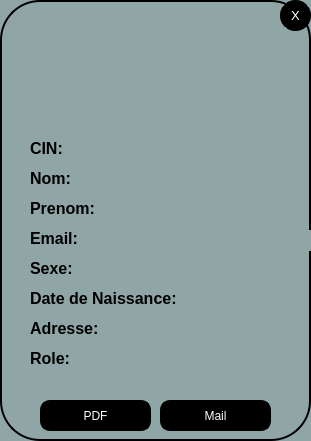
    <widget class="QWidget" name="affichage" native="true">
     <property name="geometry">
      <rect>
       <x>313</x>
       <y>50</y>
       <width>311</width>
       <height>441</height>
      </rect>
     </property>
     <property name="styleSheet">
      <string notr="true">border: 1.5px solid black;
border-radius: 40px;
background-color:rgb(144, 166, 166);
</string>
     </property>
     <widget class="QLabel" name="label_33">
      <property name="geometry">
       <rect>
        <x>30</x>
        <y>133</y>
        <width>51</width>
        <height>30</height>
       </rect>
      </property>
      <property name="minimumSize">
       <size>
        <width>0</width>
        <height>30</height>
       </size>
      </property>
      <property name="font">
       <font>
        <pointsize>12</pointsize>
        <weight>75</weight>
        <bold>true</bold>
       </font>
      </property>
      <property name="styleSheet">
       <string notr="true">border: none;</string>
      </property>
      <property name="text">
       <string>CIN:</string>
      </property>
     </widget>
     <widget class="QTextBrowser" name="cin_text_2">
      <property name="geometry">
       <rect>
        <x>70</x>
        <y>139</y>
        <width>191</width>
        <height>21</height>
       </rect>
      </property>
      <property name="font">
       <font>
        <family>Calibri</family>
        <pointsize>14</pointsize>
       </font>
      </property>
      <property name="styleSheet">
       <string notr="true">border: none;
color: rgb(255, 255, 255);</string>
      </property>
      <property name="verticalScrollBarPolicy">
       <enum>Qt::ScrollBarAlwaysOff</enum>
      </property>
      <property name="horizontalScrollBarPolicy">
       <enum>Qt::ScrollBarAlwaysOff</enum>
      </property>
      <property name="sizeAdjustPolicy">
       <enum>QAbstractScrollArea::AdjustToContents</enum>
      </property>
      <property name="html">
       <string>&lt;!DOCTYPE HTML PUBLIC &quot;-//W3C//DTD HTML 4.0//EN&quot; &quot;http://www.w3.org/TR/REC-html40/strict.dtd&quot;&gt;
&lt;html&gt;&lt;head&gt;&lt;meta name=&quot;qrichtext&quot; content=&quot;1&quot; /&gt;&lt;style type=&quot;text/css&quot;&gt;
p, li { white-space: pre-wrap; }
&lt;/style&gt;&lt;/head&gt;&lt;body style=&quot; font-family:'Calibri'; font-size:14pt; font-weight:400; font-style:normal;&quot;&gt;
&lt;p style=&quot;-qt-paragraph-type:empty; margin-top:0px; margin-bottom:0px; margin-left:0px; margin-right:0px; -qt-block-indent:0; text-indent:0px; font-family:'MS Shell Dlg 2'; font-size:8.25pt;&quot;&gt;&lt;br /&gt;&lt;/p&gt;&lt;/body&gt;&lt;/html&gt;</string>
      </property>
     </widget>
     <widget class="QLabel" name="label_34">
      <property name="geometry">
       <rect>
        <x>30</x>
        <y>163</y>
        <width>51</width>
        <height>30</height>
       </rect>
      </property>
      <property name="minimumSize">
       <size>
        <width>0</width>
        <height>30</height>
       </size>
      </property>
      <property name="font">
       <font>
        <pointsize>12</pointsize>
        <weight>75</weight>
        <bold>true</bold>
       </font>
      </property>
      <property name="styleSheet">
       <string notr="true">border: none;</string>
      </property>
      <property name="text">
       <string>Nom:</string>
      </property>
     </widget>
     <widget class="QLabel" name="label_35">
      <property name="geometry">
       <rect>
        <x>30</x>
        <y>193</y>
        <width>71</width>
        <height>30</height>
       </rect>
      </property>
      <property name="minimumSize">
       <size>
        <width>0</width>
        <height>30</height>
       </size>
      </property>
      <property name="font">
       <font>
        <pointsize>12</pointsize>
        <weight>75</weight>
        <bold>true</bold>
       </font>
      </property>
      <property name="styleSheet">
       <string notr="true">border: none;</string>
      </property>
      <property name="text">
       <string>Prenom:</string>
      </property>
     </widget>
     <widget class="QLabel" name="label_36">
      <property name="geometry">
       <rect>
        <x>30</x>
        <y>223</y>
        <width>61</width>
        <height>30</height>
       </rect>
      </property>
      <property name="minimumSize">
       <size>
        <width>0</width>
        <height>30</height>
       </size>
      </property>
      <property name="font">
       <font>
        <pointsize>12</pointsize>
        <weight>75</weight>
        <bold>true</bold>
       </font>
      </property>
      <property name="styleSheet">
       <string notr="true">border: none;</string>
      </property>
      <property name="text">
       <string>Email:</string>
      </property>
     </widget>
     <widget class="QLabel" name="label_37">
      <property name="geometry">
       <rect>
        <x>30</x>
        <y>253</y>
        <width>61</width>
        <height>30</height>
       </rect>
      </property>
      <property name="minimumSize">
       <size>
        <width>0</width>
        <height>30</height>
       </size>
      </property>
      <property name="font">
       <font>
        <pointsize>12</pointsize>
        <weight>75</weight>
        <bold>true</bold>
       </font>
      </property>
      <property name="styleSheet">
       <string notr="true">border: none;</string>
      </property>
      <property name="text">
       <string>Sexe:</string>
      </property>
     </widget>
     <widget class="QLabel" name="label_38">
      <property name="geometry">
       <rect>
        <x>30</x>
        <y>283</y>
        <width>191</width>
        <height>30</height>
       </rect>
      </property>
      <property name="minimumSize">
       <size>
        <width>0</width>
        <height>30</height>
       </size>
      </property>
      <property name="font">
       <font>
        <pointsize>12</pointsize>
        <weight>75</weight>
        <bold>true</bold>
       </font>
      </property>
      <property name="styleSheet">
       <string notr="true">border: none;</string>
      </property>
      <property name="text">
       <string>Date de Naissance:</string>
      </property>
     </widget>
     <widget class="QLabel" name="label_39">
      <property name="geometry">
       <rect>
        <x>30</x>
        <y>313</y>
        <width>71</width>
        <height>30</height>
       </rect>
      </property>
      <property name="minimumSize">
       <size>
        <width>0</width>
        <height>30</height>
       </size>
      </property>
      <property name="font">
       <font>
        <pointsize>12</pointsize>
        <weight>75</weight>
        <bold>true</bold>
       </font>
      </property>
      <property name="styleSheet">
       <string notr="true">border: none;</string>
      </property>
      <property name="text">
       <string>Adresse:</string>
      </property>
     </widget>
     <widget class="QLabel" name="label_40">
      <property name="geometry">
       <rect>
        <x>30</x>
        <y>343</y>
        <width>61</width>
        <height>30</height>
       </rect>
      </property>
      <property name="minimumSize">
       <size>
        <width>0</width>
        <height>30</height>
       </size>
      </property>
      <property name="font">
       <font>
        <pointsize>12</pointsize>
        <weight>75</weight>
        <bold>true</bold>
       </font>
      </property>
      <property name="styleSheet">
       <string notr="true">border: none;</string>
      </property>
      <property name="text">
       <string>Role:</string>
      </property>
     </widget>
     <widget class="QLabel" name="label_logo_3">
      <property name="geometry">
       <rect>
        <x>80</x>
        <y>50</y>
        <width>151</width>
        <height>41</height>
       </rect>
      </property>
      <property name="layoutDirection">
       <enum>Qt::LeftToRight</enum>
      </property>
      <property name="autoFillBackground">
       <bool>false</bool>
      </property>
      <property name="styleSheet">
       <string notr="true">border: none;</string>
      </property>
      <property name="frameShape">
       <enum>QFrame::NoFrame</enum>
      </property>
      <property name="text">
       <string/>
      </property>
      <property name="textFormat">
       <enum>Qt::AutoText</enum>
      </property>
      <property name="pixmap">
       <pixmap>C:/Users/hafeu/Desktop/Hafedh/Personal-Repository/2A23/Semester 1/Projet QT/Organization/application pictures/logo_transparent.png</pixmap>
      </property>
      <property name="scaledContents">
       <bool>true</bool>
      </property>
      <property name="openExternalLinks">
       <bool>false</bool>
      </property>
     </widget>
     <widget class="QPushButton" name="pushButton_15">
      <property name="geometry">
       <rect>
        <x>40</x>
        <y>400</y>
        <width>111</width>
        <height>31</height>
       </rect>
      </property>
      <property name="font">
       <font>
        <family>Arial</family>
        <pointsize>9</pointsize>
        <weight>9</weight>
        <italic>false</italic>
        <bold>false</bold>
       </font>
      </property>
      <property name="styleSheet">
       <string notr="true">QPushButton {
background-color: rgb(0, 0, 0);
font: 75 9pt &quot;Arial&quot;;
color: white;
border-radius:10px;
}

QPushButton:hover {
background-color: rgb(67, 67, 67);
font: 75 9pt &quot;Arial&quot;;
color: white;
border-radius:10px;
}
QPushButton:pressed {
background-color: rgb(103, 103, 103);
font: 75 9pt &quot;Arial&quot;;
color: white;
border-radius:10px;
}</string>
      </property>
      <property name="text">
       <string>PDF</string>
      </property>
     </widget>
     <widget class="QPushButton" name="pushButton_16">
      <property name="geometry">
       <rect>
        <x>160</x>
        <y>400</y>
        <width>111</width>
        <height>31</height>
       </rect>
      </property>
      <property name="font">
       <font>
        <family>Arial</family>
        <pointsize>9</pointsize>
        <weight>9</weight>
        <italic>false</italic>
        <bold>false</bold>
       </font>
      </property>
      <property name="styleSheet">
       <string notr="true">QPushButton {
background-color: rgb(0, 0, 0);
font: 75 9pt &quot;Arial&quot;;
color: white;
border-radius:10px;
}

QPushButton:hover {
background-color: rgb(67, 67, 67);
font: 75 9pt &quot;Arial&quot;;
color: white;
border-radius:10px;
}
QPushButton:pressed {
background-color: rgb(103, 103, 103);
font: 75 9pt &quot;Arial&quot;;
color: white;
border-radius:10px;
}</string>
      </property>
      <property name="text">
       <string>Mail</string>
      </property>
     </widget>
     <widget class="QTextBrowser" name="nom_text_2">
      <property name="geometry">
       <rect>
        <x>76</x>
        <y>169</y>
        <width>191</width>
        <height>21</height>
       </rect>
      </property>
      <property name="font">
       <font>
        <family>Calibri</family>
        <pointsize>14</pointsize>
       </font>
      </property>
      <property name="styleSheet">
       <string notr="true">border: none;
color: rgb(255, 255, 255);</string>
      </property>
      <property name="verticalScrollBarPolicy">
       <enum>Qt::ScrollBarAlwaysOff</enum>
      </property>
      <property name="horizontalScrollBarPolicy">
       <enum>Qt::ScrollBarAlwaysOff</enum>
      </property>
      <property name="sizeAdjustPolicy">
       <enum>QAbstractScrollArea::AdjustToContents</enum>
      </property>
      <property name="html">
       <string>&lt;!DOCTYPE HTML PUBLIC &quot;-//W3C//DTD HTML 4.0//EN&quot; &quot;http://www.w3.org/TR/REC-html40/strict.dtd&quot;&gt;
&lt;html&gt;&lt;head&gt;&lt;meta name=&quot;qrichtext&quot; content=&quot;1&quot; /&gt;&lt;style type=&quot;text/css&quot;&gt;
p, li { white-space: pre-wrap; }
&lt;/style&gt;&lt;/head&gt;&lt;body style=&quot; font-family:'Calibri'; font-size:14pt; font-weight:400; font-style:normal;&quot;&gt;
&lt;p style=&quot;-qt-paragraph-type:empty; margin-top:0px; margin-bottom:0px; margin-left:0px; margin-right:0px; -qt-block-indent:0; text-indent:0px; font-family:'MS Shell Dlg 2'; font-size:8.25pt;&quot;&gt;&lt;br /&gt;&lt;/p&gt;&lt;/body&gt;&lt;/html&gt;</string>
      </property>
     </widget>
     <widget class="QTextBrowser" name="prenom_text_2">
      <property name="geometry">
       <rect>
        <x>101</x>
        <y>200</y>
        <width>191</width>
        <height>21</height>
       </rect>
      </property>
      <property name="font">
       <font>
        <family>Calibri</family>
        <pointsize>14</pointsize>
       </font>
      </property>
      <property name="styleSheet">
       <string notr="true">border: none;
color: rgb(255, 255, 255);</string>
      </property>
      <property name="verticalScrollBarPolicy">
       <enum>Qt::ScrollBarAlwaysOff</enum>
      </property>
      <property name="horizontalScrollBarPolicy">
       <enum>Qt::ScrollBarAlwaysOff</enum>
      </property>
      <property name="sizeAdjustPolicy">
       <enum>QAbstractScrollArea::AdjustToContents</enum>
      </property>
      <property name="html">
       <string>&lt;!DOCTYPE HTML PUBLIC &quot;-//W3C//DTD HTML 4.0//EN&quot; &quot;http://www.w3.org/TR/REC-html40/strict.dtd&quot;&gt;
&lt;html&gt;&lt;head&gt;&lt;meta name=&quot;qrichtext&quot; content=&quot;1&quot; /&gt;&lt;style type=&quot;text/css&quot;&gt;
p, li { white-space: pre-wrap; }
&lt;/style&gt;&lt;/head&gt;&lt;body style=&quot; font-family:'Calibri'; font-size:14pt; font-weight:400; font-style:normal;&quot;&gt;
&lt;p style=&quot;-qt-paragraph-type:empty; margin-top:0px; margin-bottom:0px; margin-left:0px; margin-right:0px; -qt-block-indent:0; text-indent:0px; font-family:'MS Shell Dlg 2'; font-size:8.25pt;&quot;&gt;&lt;br /&gt;&lt;/p&gt;&lt;/body&gt;&lt;/html&gt;</string>
      </property>
     </widget>
     <widget class="QTextBrowser" name="email_text_2">
      <property name="geometry">
       <rect>
        <x>83</x>
        <y>230</y>
        <width>231</width>
        <height>21</height>
       </rect>
      </property>
      <property name="font">
       <font>
        <family>Calibri</family>
        <pointsize>14</pointsize>
       </font>
      </property>
      <property name="styleSheet">
       <string notr="true">border: none;
color: rgb(255, 255, 255);</string>
      </property>
      <property name="verticalScrollBarPolicy">
       <enum>Qt::ScrollBarAlwaysOff</enum>
      </property>
      <property name="horizontalScrollBarPolicy">
       <enum>Qt::ScrollBarAsNeeded</enum>
      </property>
      <property name="sizeAdjustPolicy">
       <enum>QAbstractScrollArea::AdjustToContents</enum>
      </property>
      <property name="html">
       <string>&lt;!DOCTYPE HTML PUBLIC &quot;-//W3C//DTD HTML 4.0//EN&quot; &quot;http://www.w3.org/TR/REC-html40/strict.dtd&quot;&gt;
&lt;html&gt;&lt;head&gt;&lt;meta name=&quot;qrichtext&quot; content=&quot;1&quot; /&gt;&lt;style type=&quot;text/css&quot;&gt;
p, li { white-space: pre-wrap; }
&lt;/style&gt;&lt;/head&gt;&lt;body style=&quot; font-family:'Calibri'; font-size:14pt; font-weight:400; font-style:normal;&quot;&gt;
&lt;p style=&quot;-qt-paragraph-type:empty; margin-top:0px; margin-bottom:0px; margin-left:0px; margin-right:0px; -qt-block-indent:0; text-indent:0px; font-family:'MS Shell Dlg 2'; font-size:8.25pt;&quot;&gt;&lt;br /&gt;&lt;/p&gt;&lt;/body&gt;&lt;/html&gt;</string>
      </property>
     </widget>
     <widget class="QTextBrowser" name="sexe_text_2">
      <property name="geometry">
       <rect>
        <x>78</x>
        <y>259</y>
        <width>191</width>
        <height>21</height>
       </rect>
      </property>
      <property name="font">
       <font>
        <family>Calibri</family>
        <pointsize>14</pointsize>
       </font>
      </property>
      <property name="styleSheet">
       <string notr="true">border: none;
color: rgb(255, 255, 255);</string>
      </property>
      <property name="verticalScrollBarPolicy">
       <enum>Qt::ScrollBarAlwaysOff</enum>
      </property>
      <property name="horizontalScrollBarPolicy">
       <enum>Qt::ScrollBarAlwaysOff</enum>
      </property>
      <property name="sizeAdjustPolicy">
       <enum>QAbstractScrollArea::AdjustToContents</enum>
      </property>
      <property name="html">
       <string>&lt;!DOCTYPE HTML PUBLIC &quot;-//W3C//DTD HTML 4.0//EN&quot; &quot;http://www.w3.org/TR/REC-html40/strict.dtd&quot;&gt;
&lt;html&gt;&lt;head&gt;&lt;meta name=&quot;qrichtext&quot; content=&quot;1&quot; /&gt;&lt;style type=&quot;text/css&quot;&gt;
p, li { white-space: pre-wrap; }
&lt;/style&gt;&lt;/head&gt;&lt;body style=&quot; font-family:'Calibri'; font-size:14pt; font-weight:400; font-style:normal;&quot;&gt;
&lt;p style=&quot;-qt-paragraph-type:empty; margin-top:0px; margin-bottom:0px; margin-left:0px; margin-right:0px; -qt-block-indent:0; text-indent:0px; font-family:'MS Shell Dlg 2'; font-size:8.25pt;&quot;&gt;&lt;br /&gt;&lt;/p&gt;&lt;/body&gt;&lt;/html&gt;</string>
      </property>
     </widget>
     <widget class="QTextBrowser" name="date_naiss_text_2">
      <property name="geometry">
       <rect>
        <x>187</x>
        <y>289</y>
        <width>121</width>
        <height>21</height>
       </rect>
      </property>
      <property name="font">
       <font>
        <family>Calibri</family>
        <pointsize>14</pointsize>
       </font>
      </property>
      <property name="styleSheet">
       <string notr="true">border: none;
color: rgb(255, 255, 255);</string>
      </property>
      <property name="verticalScrollBarPolicy">
       <enum>Qt::ScrollBarAlwaysOff</enum>
      </property>
      <property name="horizontalScrollBarPolicy">
       <enum>Qt::ScrollBarAlwaysOff</enum>
      </property>
      <property name="sizeAdjustPolicy">
       <enum>QAbstractScrollArea::AdjustToContents</enum>
      </property>
      <property name="html">
       <string>&lt;!DOCTYPE HTML PUBLIC &quot;-//W3C//DTD HTML 4.0//EN&quot; &quot;http://www.w3.org/TR/REC-html40/strict.dtd&quot;&gt;
&lt;html&gt;&lt;head&gt;&lt;meta name=&quot;qrichtext&quot; content=&quot;1&quot; /&gt;&lt;style type=&quot;text/css&quot;&gt;
p, li { white-space: pre-wrap; }
&lt;/style&gt;&lt;/head&gt;&lt;body style=&quot; font-family:'Calibri'; font-size:14pt; font-weight:400; font-style:normal;&quot;&gt;
&lt;p style=&quot;-qt-paragraph-type:empty; margin-top:0px; margin-bottom:0px; margin-left:0px; margin-right:0px; -qt-block-indent:0; text-indent:0px; font-family:'MS Shell Dlg 2'; font-size:8.25pt;&quot;&gt;&lt;br /&gt;&lt;/p&gt;&lt;/body&gt;&lt;/html&gt;</string>
      </property>
     </widget>
     <widget class="QTextBrowser" name="adresse_text_2">
      <property name="geometry">
       <rect>
        <x>103</x>
        <y>319</y>
        <width>191</width>
        <height>21</height>
       </rect>
      </property>
      <property name="font">
       <font>
        <family>Calibri</family>
        <pointsize>14</pointsize>
       </font>
      </property>
      <property name="styleSheet">
       <string notr="true">border: none;
color: rgb(255, 255, 255);</string>
      </property>
      <property name="verticalScrollBarPolicy">
       <enum>Qt::ScrollBarAlwaysOff</enum>
      </property>
      <property name="horizontalScrollBarPolicy">
       <enum>Qt::ScrollBarAlwaysOff</enum>
      </property>
      <property name="sizeAdjustPolicy">
       <enum>QAbstractScrollArea::AdjustToContents</enum>
      </property>
      <property name="html">
       <string>&lt;!DOCTYPE HTML PUBLIC &quot;-//W3C//DTD HTML 4.0//EN&quot; &quot;http://www.w3.org/TR/REC-html40/strict.dtd&quot;&gt;
&lt;html&gt;&lt;head&gt;&lt;meta name=&quot;qrichtext&quot; content=&quot;1&quot; /&gt;&lt;style type=&quot;text/css&quot;&gt;
p, li { white-space: pre-wrap; }
&lt;/style&gt;&lt;/head&gt;&lt;body style=&quot; font-family:'Calibri'; font-size:14pt; font-weight:400; font-style:normal;&quot;&gt;
&lt;p style=&quot;-qt-paragraph-type:empty; margin-top:0px; margin-bottom:0px; margin-left:0px; margin-right:0px; -qt-block-indent:0; text-indent:0px; font-family:'MS Shell Dlg 2'; font-size:8.25pt;&quot;&gt;&lt;br /&gt;&lt;/p&gt;&lt;/body&gt;&lt;/html&gt;</string>
      </property>
     </widget>
     <widget class="QTextBrowser" name="role_text_2">
      <property name="geometry">
       <rect>
        <x>75</x>
        <y>350</y>
        <width>191</width>
        <height>21</height>
       </rect>
      </property>
      <property name="font">
       <font>
        <family>Calibri</family>
        <pointsize>14</pointsize>
       </font>
      </property>
      <property name="styleSheet">
       <string notr="true">border: none;
color: rgb(255, 255, 255);</string>
      </property>
      <property name="verticalScrollBarPolicy">
       <enum>Qt::ScrollBarAlwaysOff</enum>
      </property>
      <property name="horizontalScrollBarPolicy">
       <enum>Qt::ScrollBarAlwaysOff</enum>
      </property>
      <property name="sizeAdjustPolicy">
       <enum>QAbstractScrollArea::AdjustToContents</enum>
      </property>
      <property name="html">
       <string>&lt;!DOCTYPE HTML PUBLIC &quot;-//W3C//DTD HTML 4.0//EN&quot; &quot;http://www.w3.org/TR/REC-html40/strict.dtd&quot;&gt;
&lt;html&gt;&lt;head&gt;&lt;meta name=&quot;qrichtext&quot; content=&quot;1&quot; /&gt;&lt;style type=&quot;text/css&quot;&gt;
p, li { white-space: pre-wrap; }
&lt;/style&gt;&lt;/head&gt;&lt;body style=&quot; font-family:'Calibri'; font-size:14pt; font-weight:400; font-style:normal;&quot;&gt;
&lt;p style=&quot;-qt-paragraph-type:empty; margin-top:0px; margin-bottom:0px; margin-left:0px; margin-right:0px; -qt-block-indent:0; text-indent:0px; font-family:'MS Shell Dlg 2'; font-size:8.25pt;&quot;&gt;&lt;br /&gt;&lt;/p&gt;&lt;/body&gt;&lt;/html&gt;</string>
      </property>
     </widget>
     <widget class="QPushButton" name="pushButton_17">
      <property name="geometry">
       <rect>
        <x>280</x>
        <y>0</y>
        <width>31</width>
        <height>31</height>
       </rect>
      </property>
      <property name="font">
       <font>
        <family>Arial</family>
        <pointsize>10</pointsize>
        <weight>9</weight>
        <italic>false</italic>
        <bold>false</bold>
       </font>
      </property>
      <property name="styleSheet">
       <string notr="true">QPushButton {
background-color: black;
font: 75 10pt &quot;Arial&quot;;
color: white;
border-radius:15px;
border: 1px solid black;
}

QPushButton:hover {
background-color: rgb(67, 67, 67);
font: 75 10pt &quot;Arial&quot;;
color: white;
border-radius:15px;
border: 1px solid black;
}
QPushButton:pressed {
background-color: rgb(103, 103, 103);
font: 75 10pt &quot;Arial&quot;;
color: white;
border-radius:15px;
border: 1px solid black;
}</string>
      </property>
      <property name="text">
       <string>X</string>
      </property>
     </widget>
    </widget>
